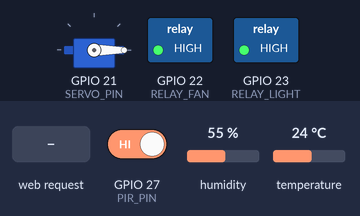
Bench run of a sketch on a simulated ESP32. Parts: servo, switched loads named in the sketch (green lamp = pin HIGH). The test bench sets the inputs (shaded band); at power-on: GPIO 27 (PIR_PIN) HIGH, humidity 55 %, temperature 24 °C. WiFi joins after 1.5 s; servers stay silent unless stated; what the sketch prints to the serial monitor is not drawn.

Above: at 2.7 s.
2.8 s: HTTP request GET /light/on received
At 4.0 s:
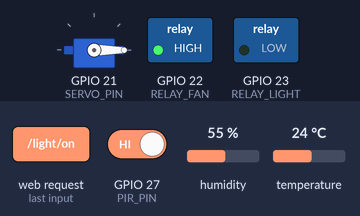
4.3 s: HTTP request GET /fan/on received
At 5.5 s:
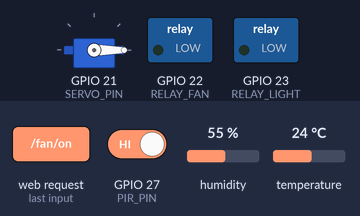
5.8 s: HTTP request GET /light/off received
At 6.3 s:
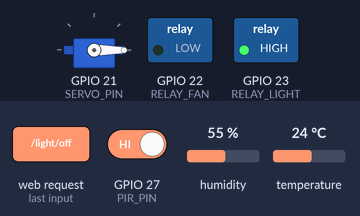
7.3 s: HTTP request GET /door/on received
At 7.8 s:
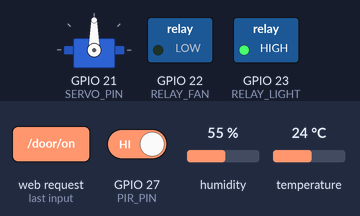
8.8 s: HTTP request GET /fan/off received
At 9.8 s:
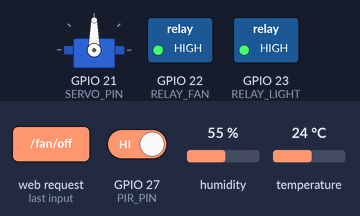
10.3 s: HTTP request GET /door/off received
At 11.3 s:
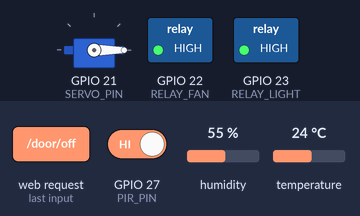
Timing chart, 0 to 12.8 s (numbered marks = the images above; inputs shaded):
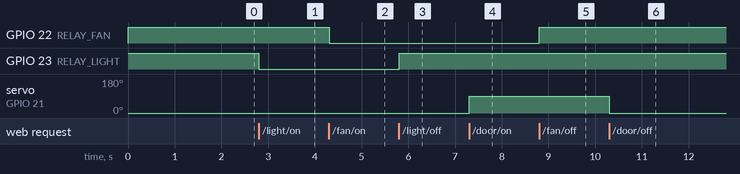

The sketch:

home-automation.ino
```cpp
#include <ESP32Servo.h>
#include <WiFi.h>
#include <ESPAsyncWebServer.h>
#include <AsyncTCP.h>
#include <DHT.h>

// ================== WiFi ==================
const char* ssid = "your wifi name";          // ✅ your new hotspot name
const char* password = "your password";   // ✅ your hotspot password

// ============== Pin definitions ===========
#define DHTPIN 4
#define DHTTYPE DHT11

#define RELAY_LIGHT 23
#define RELAY_FAN   22
#define SERVO_PIN   21
#define PIR_PIN     27

// ✅ RELAYS ARE ACTIVE LOW
const bool RELAY_ACTIVE_HIGH = false;
#define RELAY_ON  (RELAY_ACTIVE_HIGH ? HIGH : LOW)
#define RELAY_OFF (RELAY_ACTIVE_HIGH ? LOW  : HIGH)

// ============== Objects ==================
DHT dht(DHTPIN, DHTTYPE);
Servo doorServo;
AsyncWebServer server(80);
AsyncWebSocket ws("/ws");

// ============== States ====================
bool lightState = false;
bool fanState   = false;
bool doorOpen   = false;
bool motion     = false;

unsigned long lastMotionMs = 0;
const unsigned long MOTION_HOLD_MS = 4000;

// ============ PIR ISR =====================
void IRAM_ATTR pirISR() {
  motion = true;
  lastMotionMs = millis();
}

// ============ Helpers =====================
void applyRelayStates() {
  digitalWrite(RELAY_LIGHT, lightState ? RELAY_ON : RELAY_OFF);
  digitalWrite(RELAY_FAN,   fanState   ? RELAY_ON : RELAY_OFF);
}

String statusJSON() {
  float t = dht.readTemperature();
  float h = dht.readHumidity();

  String json = "{";
  json += "\"light\":" + String(lightState ? "true" : "false") + ",";
  json += "\"fan\":"   + String(fanState   ? "true" : "false") + ",";
  json += "\"door\":"  + String(doorOpen   ? "true" : "false") + ",";
  json += "\"motion\":" + String(motion ? "true" : "false") + ",";

  if (isnan(t) || isnan(h)) {
    json += "\"temp\":null,\"hum\":null";
  } else {
    json += "\"temp\":" + String(t,1) + ",\"hum\":" + String(h,1);
  }
  json += "}";
  return json;
}

// ================ Setup ===================
void setup() {
  Serial.begin(115200);

  pinMode(RELAY_LIGHT, OUTPUT);
  pinMode(RELAY_FAN, OUTPUT);
  pinMode(PIR_PIN, INPUT);

  lightState = false;
  fanState   = false;
  applyRelayStates();

  dht.begin();
  doorServo.attach(SERVO_PIN);
  doorServo.write(0);
  doorOpen = false;

  attachInterrupt(digitalPinToInterrupt(PIR_PIN), pirISR, RISING);

  Serial.print("Connecting WiFi");
  WiFi.begin(ssid, password);
  while (WiFi.status() != WL_CONNECTED) { Serial.print("."); delay(500); }

  Serial.println("\nConnected!");
  Serial.println(WiFi.localIP());

  // WebSocket
  ws.onEvent([](AsyncWebSocket *server, AsyncWebSocketClient *client,
                AwsEventType type, void *arg, uint8_t *data, size_t len)
  {
    if (type == WS_EVT_CONNECT) {
      client->text(statusJSON());
    }
  });
  server.addHandler(&ws);

  // ===== REST ENDPOINTS =====
  server.on("/light/on", HTTP_GET, [](AsyncWebServerRequest *req){
    lightState = true; applyRelayStates();
    req->send(200,"text/plain","OK");
    ws.textAll(statusJSON());
  });

  server.on("/light/off", HTTP_GET, [](AsyncWebServerRequest *req){
    lightState = false; applyRelayStates();
    req->send(200,"text/plain","OK");
    ws.textAll(statusJSON());
  });

  server.on("/fan/on", HTTP_GET, [](AsyncWebServerRequest *req){
    fanState = true; applyRelayStates();
    req->send(200,"text/plain","OK");
    ws.textAll(statusJSON());
  });

  server.on("/fan/off", HTTP_GET, [](AsyncWebServerRequest *req){
    fanState = false; applyRelayStates();
    req->send(200,"text/plain","OK");
    ws.textAll(statusJSON());
  });

  server.on("/door/on", HTTP_GET, [](AsyncWebServerRequest *req){
    doorServo.write(90);
    doorOpen = true;
    req->send(200,"text/plain","OK");
    ws.textAll(statusJSON());
  });

  server.on("/door/off", HTTP_GET, [](AsyncWebServerRequest *req){
    doorServo.write(0);
    doorOpen = false;
    req->send(200,"text/plain","OK");
    ws.textAll(statusJSON());
  });

  server.on("/dht", HTTP_GET, [](AsyncWebServerRequest *req){
    float t = dht.readTemperature();
    float h = dht.readHumidity();

    String out = "{";
    out += "\"temp\":" + String(t,1) + ",";
    out += "\"hum\":"  + String(h,1);
    out += "}";
    req->send(200,"application/json", out);
  });

  server.on("/pir", HTTP_GET, [](AsyncWebServerRequest *req){
    req->send(200, "application/json",
              String("{\"motion\":") + (motion?"true":"false") + "}");
  });

  server.on("/status", HTTP_GET, [](AsyncWebServerRequest *req){
    req->send(200,"application/json", statusJSON());
  });

  server.begin();
  Serial.println("HTTP + WS Server ready!");
}

// ================ Loop ====================
void loop() {
  if (motion && millis() - lastMotionMs > MOTION_HOLD_MS) {
    motion = false;
    ws.textAll(statusJSON());
  }

  ws.cleanupClients();
}
```

Measured:
- after the input at 2.8 s, GPIO 23 (RELAY_LIGHT): HIGH → LOW at once
- after the input at 4.3 s, GPIO 22 (RELAY_FAN): HIGH → LOW at once
- after the input at 5.8 s, GPIO 23 (RELAY_LIGHT): LOW → HIGH at once
- after the input at 7.3 s, servo on GPIO 21 (SERVO_PIN): 0° → 90° at once
- after the input at 8.8 s, GPIO 22 (RELAY_FAN): LOW → HIGH at once
- after the input at 10.3 s, servo on GPIO 21 (SERVO_PIN): 90° → 0° at once
